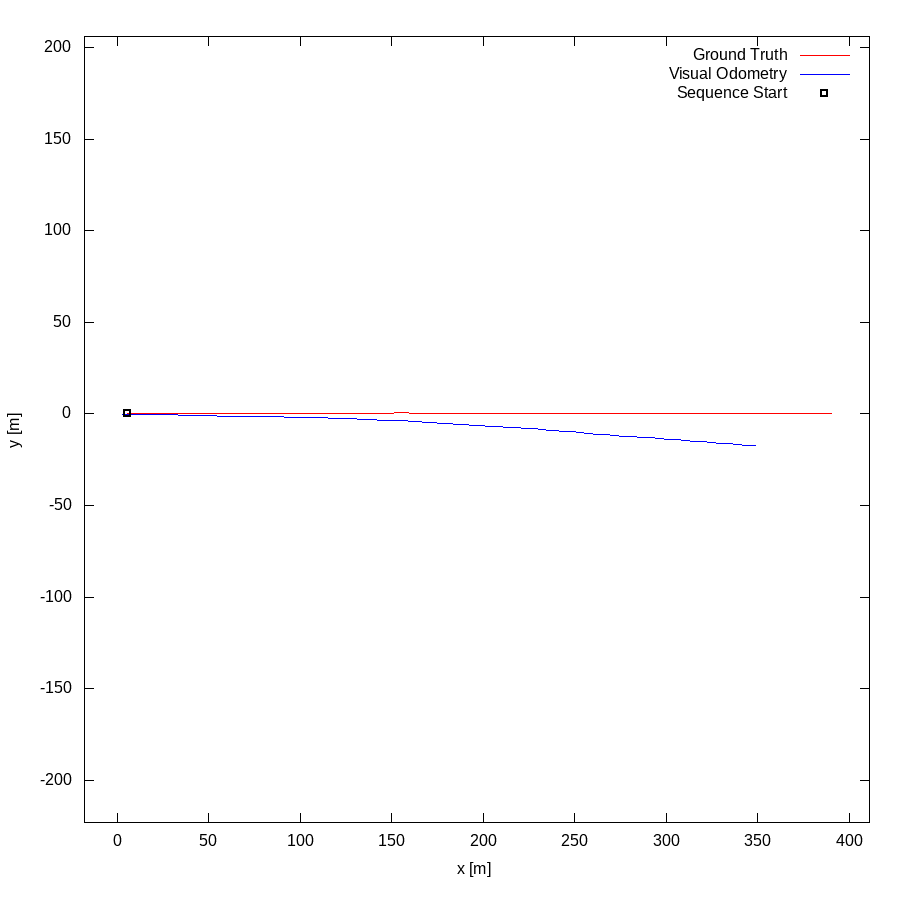

The script that drew this image:
set term postscript eps enhanced color
set output "04.eps"
set size ratio -1
set xrange [-18:411]
set yrange [-223:206]
set xlabel "x [m]"
set ylabel "y [m]"
plot "04.txt" using 1:2 lc rgb "#FF0000" title 'Ground Truth' w lines,"04.txt" using 3:4 lc rgb "#0000FF" title 'Visual Odometry' w lines,"< head -1 04.txt" using 1:2 lc rgb "#000000" pt 4 ps 1 lw 2 title 'Sequence Start' w points
